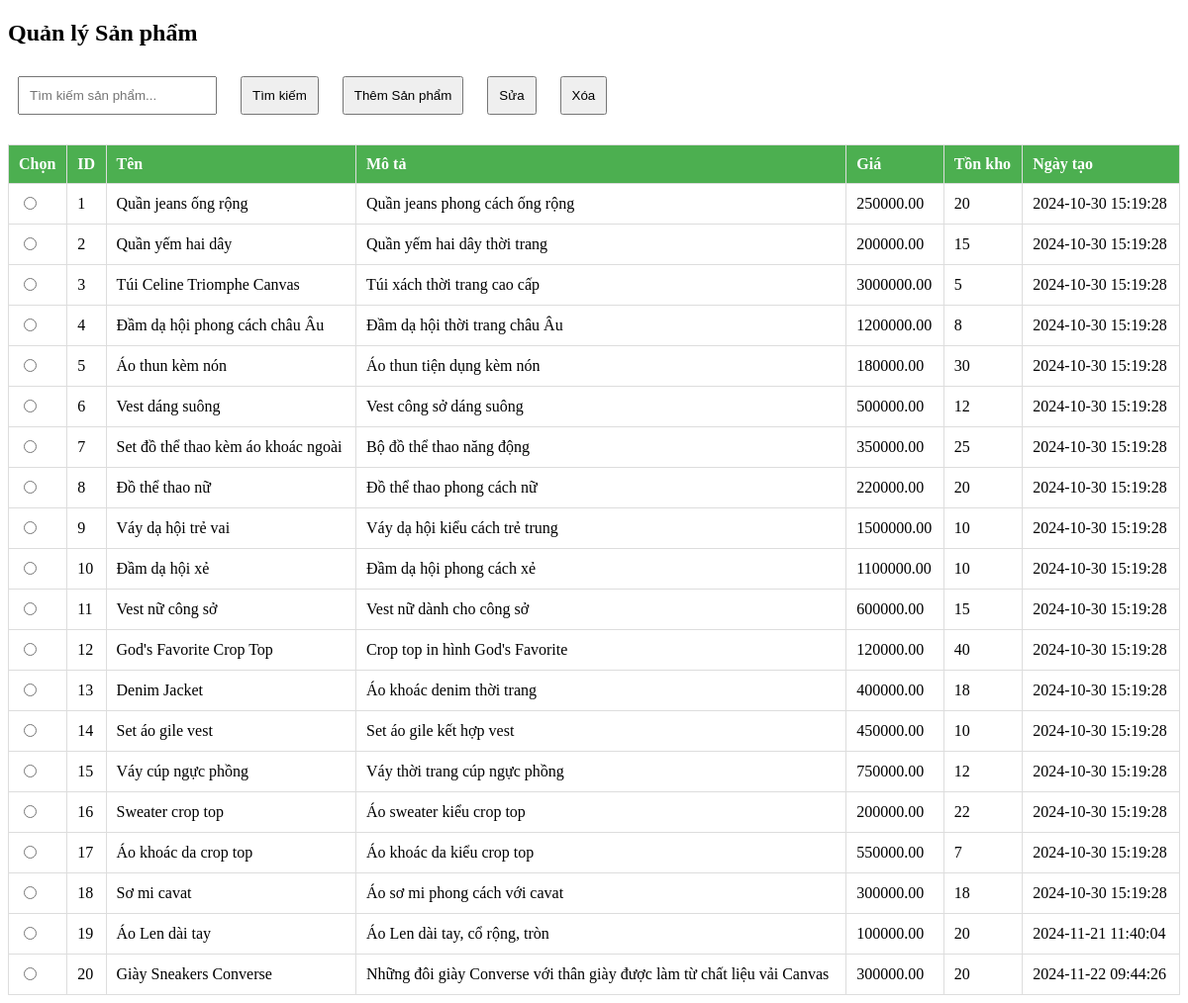
/admin/dashboard/products/products.php, run on the app's committed database.
### tables this page shows
CREATE TABLE `products` (
  `id` int(11) NOT NULL,
  `name` varchar(100) NOT NULL,
  `description` text,
  `price` decimal(10,2) NOT NULL,
  `stock` int(11) DEFAULT '0',
  `image_url` varchar(255) DEFAULT NULL,
  `created_at` timestamp NOT NULL DEFAULT CURRENT_TIMESTAMP
);

### admin/dashboard/products/products.php (the view, shortened to what this page needs)
<?php
include_once '../../../config/database.php';
$productsQuery = "SELECT * FROM products";
if (isset($_POST['submit_search'])) {
    $search = $_POST['search'];
    $searchQuery = " WHERE name LIKE ? OR description LIKE ?";
    $productsQuery .= $searchQuery;
    $searchTerm = "%" . $search . "%";
    $stmt = $conn->prepare($productsQuery);
    $stmt->bind_param("ss", $searchTerm, $searchTerm);
    $stmt->execute();
    $productsResult = $stmt->get_result();
} else {
    $productsResult = $conn->query($productsQuery);
}
?>
<!DOCTYPE html>
<html lang="vi">
<head>
</head>
<body>
    <h2>Quản lý Sản phẩm</h2>
    <form method="POST" id="search-form" style="display: inline;">
        <input type="text" name="search" placeholder="Tìm kiếm sản phẩm..." value="<?php echo htmlspecialchars($search ?? ''); ?>">
        <button type="submit" name="submit_search">Tìm kiếm</button>
    </form>
    <button type="button" onclick="loadAddProductForm();">Thêm Sản phẩm</button>
    <form method="post" id="delete-form" style="display: inline;">
        <button type="button" class="editButton" onclick="setEditProduct();">Sửa</button>
        <button type="submit" name="delete" onclick="return confirmDelete();">Xóa</button>
        <table>
            <thead>
                <tr>
                    <th>Chọn</th>
                    <th>ID</th>
                    <th>Tên</th>
                    <th>Mô tả</th>
                    <th>Giá</th>
                    <th>Tồn kho</th>
                    <th>Ngày tạo</th>
                </tr>
            </thead>
            <tbody id="products-table">
                <?php
                if (isset($productsResult) && $productsResult->num_rows > 0) {
                    while ($row = $productsResult->fetch_assoc()) {
                        echo "<tr>
                            <td><input type='radio' name='ProductID' value='" . htmlspecialchars($row['id']) . "' required></td>
                            <td>" . htmlspecialchars($row['id']) . "</td>
                            <td>" . htmlspecialchars($row['name']) . "</td>
                            <td>" . htmlspecialchars($row['description']) . "</td>
                            <td>" . htmlspecialchars($row['price']) . "</td>
                            <td>" . htmlspecialchars($row['stock']) . "</td>
                            <td>" . htmlspecialchars($row['created_at']) . "</td>
                        </tr>";
                    }
                } else {
                    echo "<tr><td colspan='7'>Không Có Sản phẩm nào.</td></tr>";
                }
                ?>
            </tbody>
        </table>
    </form>
</body>
</html>

### admin/dashboard/products/products.php (style rules this page uses)
input[type="text"], button { padding: 10px; margin: 10px; }
button[type="submit"] { margin-right: 10px; }
table { width: 100%; border-collapse: collapse; margin-top: 20px; }
table, th, td { border: 1px solid #ddd; }
th, td { padding: 10px; text-align: left; }
th { background-color: #4CAF50; color: white; }

### data on the page
products: id "1", name "Quần jeans ống rộng", description "Quần jeans phong cách ống rộng", price "250000.00", stock "20", created_at "2024-10-30 15:19:28"
products: id "2", name "Quần yếm hai dây", description "Quần yếm hai dây thời trang", price "200000.00", stock "15", created_at "2024-10-30 15:19:28"
products: id "3", name "Túi Celine Triomphe Canvas", description "Túi xách thời trang cao cấp", price "3000000.00", stock "5", created_at "2024-10-30 15:19:28"
products: id "4", name "Đầm dạ hội phong cách châu Âu", description "Đầm dạ hội thời trang châu Âu", price "1200000.00", stock "8", created_at "2024-10-30 15:19:28"
products: id "5", name "Áo thun kèm nón", description "Áo thun tiện dụng kèm nón", price "180000.00", stock "30", created_at "2024-10-30 15:19:28"
products: id "6", name "Vest dáng suông", description "Vest công sở dáng suông", price "500000.00", stock "12", created_at "2024-10-30 15:19:28"
products: id "7", name "Set đồ thể thao kèm áo khoác ngoài", description "Bộ đồ thể thao năng động", price "350000.00", stock "25", created_at "2024-10-30 15:19:28"
products: id "8", name "Đồ thể thao nữ", description "Đồ thể thao phong cách nữ", price "220000.00", stock "20", created_at "2024-10-30 15:19:28"
products: id "9", name "Váy dạ hội trẻ vai", description "Váy dạ hội kiểu cách trẻ trung", price "1500000.00", stock "10", created_at "2024-10-30 15:19:28"
products: id "10", name "Đầm dạ hội xẻ", description "Đầm dạ hội phong cách xẻ", price "1100000.00", stock "10", created_at "2024-10-30 15:19:28"
products: id "11", name "Vest nữ công sở", description "Vest nữ dành cho công sở", price "600000.00", stock "15", created_at "2024-10-30 15:19:28"
products: id "12", name "God's Favorite Crop Top", description "Crop top in hình God's Favorite", price "120000.00", stock "40", created_at "2024-10-30 15:19:28"
products: id "13", name "Denim Jacket", description "Áo khoác denim thời trang", price "400000.00", stock "18", created_at "2024-10-30 15:19:28"
products: id "14", name "Set áo gile vest", description "Set áo gile kết hợp vest", price "450000.00", stock "10", created_at "2024-10-30 15:19:28"
products: id "15", name "Váy cúp ngực phồng", description "Váy thời trang cúp ngực phồng", price "750000.00", stock "12", created_at "2024-10-30 15:19:28"
products: id "16", name "Sweater crop top", description "Áo sweater kiểu crop top", price "200000.00", stock "22", created_at "2024-10-30 15:19:28"
products: id "17", name "Áo khoác da crop top", description "Áo khoác da kiểu crop top", price "550000.00", stock "7", created_at "2024-10-30 15:19:28"
products: id "18", name "Sơ mi cavat", description "Áo sơ mi phong cách với cavat", price "300000.00", stock "18", created_at "2024-10-30 15:19:28"
products: id "19", name "Áo Len dài tay", description "Áo Len dài tay, cổ rộng, tròn", price "100000.00", stock "20", created_at "2024-11-21 11:40:04"
products: id "20", name "Giày Sneakers Converse", description "Những đôi giày Converse với thân giày được làm từ chất liệu vải Canvas", price "300000.00", stock "20", created_at "2024-11-22 09:44:26"
